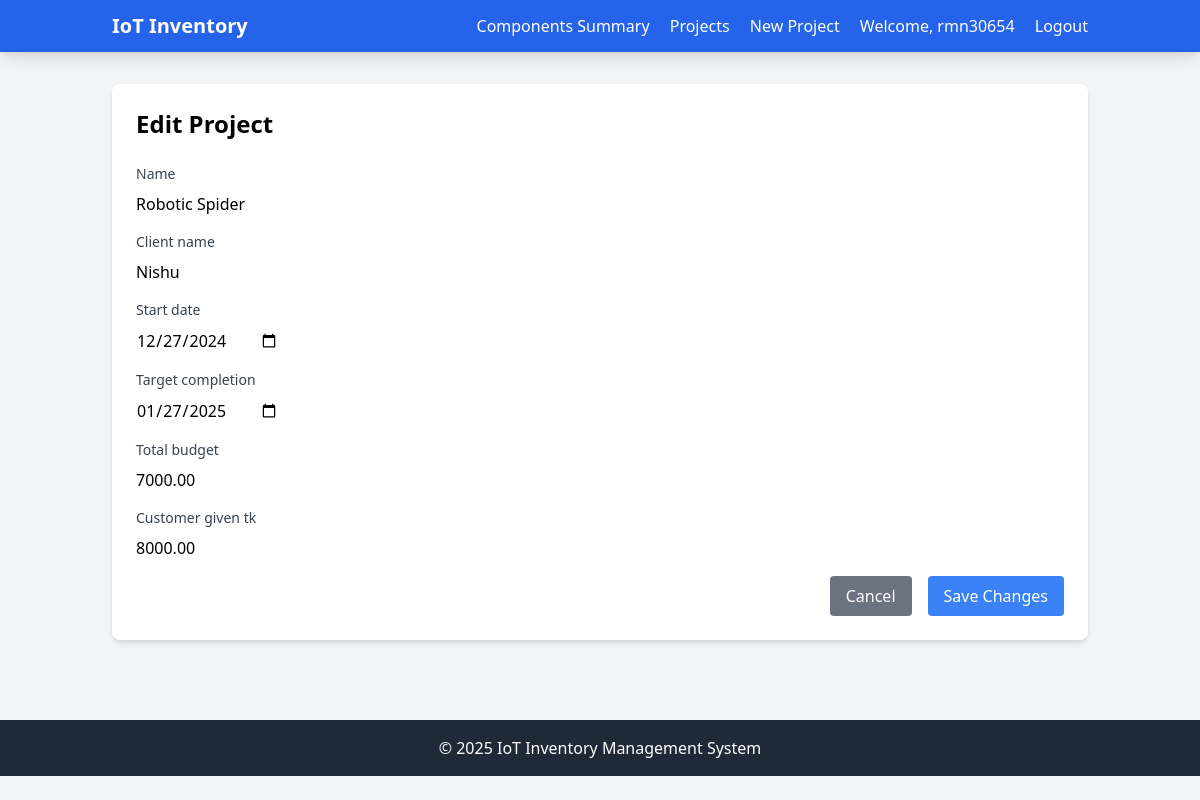
The page /iot/project/1/edit/ (signed in) on the database its author committed.
### iot/models.py (models this page shows, shortened)
class Project(models.Model):
    name = models.CharField(max_length=200)
    client_name = models.CharField(max_length=200)
    start_date = models.DateField()
    target_completion = models.DateField()
    total_budget = models.DecimalField(
        max_digits=10,
        decimal_places=2,
        validators=[MinValueValidator(0)]
    )
    customer_given_tk = models.DecimalField(  # New field
        max_digits=10,
        decimal_places=2,
        validators=[MinValueValidator(0)],
        default=0
    )
    created_at = models.DateTimeField(auto_now_add=True)
    updated_at = models.DateTimeField(auto_now=True)

### iot/views.py (the view)
# urls.py: path('project/<int:pk>/edit/', views.project_edit, name='project_edit'),
@login_required
def project_edit(request, pk):
    project = get_object_or_404(Project, pk=pk)
    if request.method == "POST":
        form = ProjectForm(request.POST, instance=project)
        if form.is_valid():
            project = form.save()
            messages.success(request, 'Project updated successfully.')
            return redirect('iot:project_detail', pk=project.pk)
    else:
        form = ProjectForm(instance=project)
    return render(request, 'iot/project_form.html', {'form': form})

### iot/forms.py
class ProjectForm(forms.ModelForm):
    class Meta:
        model = Project
        fields = ['name', 'client_name', 'start_date', 'target_completion', 'total_budget', 'customer_given_tk']
        widgets = {
            'start_date': forms.DateInput(attrs={'type': 'date'}),
            'target_completion': forms.DateInput(attrs={'type': 'date'})
        }

### iot/templates/iot/project_form.html (shortened to what this page needs)
{% extends 'iot/base.html' %}
{% block content %}
<div class="bg-white rounded-lg shadow-md p-6">
    <h1 class="text-2xl font-bold mb-6">{% if form.instance.pk %}Edit{% else %}New{% endif %} Project</h1>
    <form method="post" class="space-y-4">
        {% for field in form %}
        <div class="space-y-2">
            <label for="{{ field.id_for_label }}" class="block text-sm font-medium text-gray-700">
                {{ field.label }}
            </label>
            <div class="mt-1">
                {{ field }}
            </div>
        </div>
        {% endfor %}
        <div class="flex justify-end space-x-4">
            <a href="{% url 'iot:project_list' %}" class="bg-gray-500 text-white px-4 py-2 rounded hover:bg-gray-600">
                Cancel
            </a>
            <button type="submit" class="bg-blue-500 text-white px-4 py-2 rounded hover:bg-blue-600">
                {% if form.instance.pk %}Save Changes{% else %}Create Project{% endif %}
            </button>
        </div>
    </form>
</div>
{% endblock %}

### iot/templates/iot/base.html (shortened to what this page needs)
<!DOCTYPE html>
<html lang="en">
<head>
    <link href="https://cdnjs.cloudflare.com/ajax/libs/tailwindcss/2.2.19/tailwind.min.css" rel="stylesheet">
</head>
<body class="bg-gray-100">
    <nav class="bg-blue-600 text-white shadow-lg">
        <div class="container mx-auto px-6 py-3">
            <div class="flex items-center justify-between">
                <div class="text-xl font-bold">
                    <a href="{% url 'iot:project_list' %}">IoT Inventory</a>
                </div>
                <div class="space-x-4">
                    {% if user.is_authenticated %}
                    <a href="{% url 'iot:required_components_summary' %}" class="hover:text-gray-200">Components Summary</a>
                        <a href="{% url 'iot:project_list' %}" class="hover:text-gray-200">Projects</a>
                        <a href="{% url 'iot:project_create' %}" class="hover:text-gray-200">New Project</a>
                        <span>Welcome, {{ user.username }}</span>
                        <a href="{% url 'logout' %}" class="hover:text-gray-200">Logout</a>
                    {% else %}
                        <a href="{% url 'admin/login' %}" class="hover:text-gray-200">Login</a>
                    {% endif %}
                </div>
            </div>
        </div>
    </nav>
    <main class="container mx-auto px-6 py-8">
        {% block content %}{% endblock %}
    </main>
    <footer class="bg-gray-800 text-white mt-12">
        <div class="container mx-auto px-6 py-4">
            <p class="text-center">&copy; {% now "Y" %} IoT Inventory Management System</p>
        </div>
    </footer>
</body>
</html>

### rows shown on the page
Project: form "Robotic Spider" "Nishu" "12/27/2024" "01/27/2025" "7000.00" "8000.00"

### other values the page prints
{{ user.username }} "rmn30654"
{{ field.label }} "Name" "Client name" "Start date" "Target completion" "Total budget" "Customer given tk"
